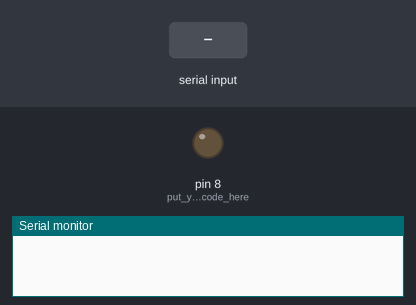
Bench run of a sketch on a simulated Arduino Uno, built with avr-gcc and run on an emulated ATmega328P. Parts: output pins drawn as LEDs (lit = HIGH), the last lines printed to the serial monitor. Inputs (shaded band) come from the test bench.

Above: at 1.2 s.
1.3 s: "a" received over Serial
At 2.5 s:
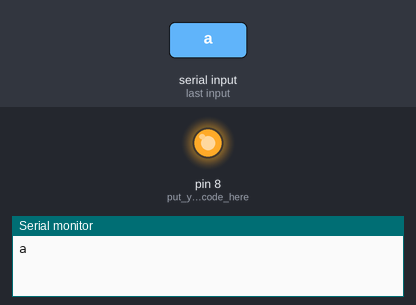
2.8 s: "d" received over Serial
At 3.1 s:
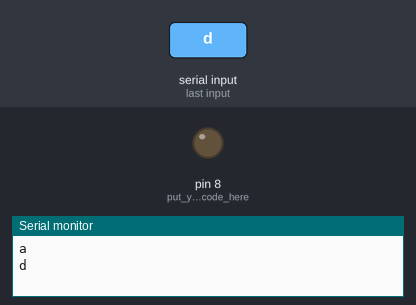
Timing chart, 0 to 5.8 s (numbered marks = the images above; inputs shaded):
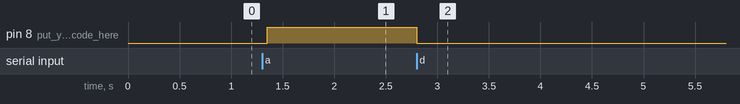

Measured:
- after the input at 1.3 s, pin 8 (put_your_setup_code_here): LOW → HIGH after 0.05 s
- after the input at 2.8 s, pin 8 (put_your_setup_code_here): HIGH → LOW at once

The sketch:

6.Bluetoooth_LED.ino
```cpp
/*
Arduino Turn LED On/Off using Serial Commands


It's a simple sketch which waits for a character on serial
and in case of a desirable character, it turns an LED on/off.

Possible string values:
a (to turn the LED on)
b (tor turn the LED off)
*/

void setup() {
Serial.begin(9600);
 pinMode(8, OUTPUT); // put your setup code here, to run once:
 }

void loop() {
  // put your main code here, to run repeatedly:
 if(Serial.available()==1)
   {

      char data= Serial.read(); // reading the data received from the bluetooth module
      switch(data)
      {
        case 'a': digitalWrite(8, HIGH);break; // when a is pressed on the app on your smart phone
        case 'd': digitalWrite(8, LOW);break; // when d is pressed on the app on your smart phone
        default : break;
      }
      Serial.println(data);
   }
   delay(50);
}
```
